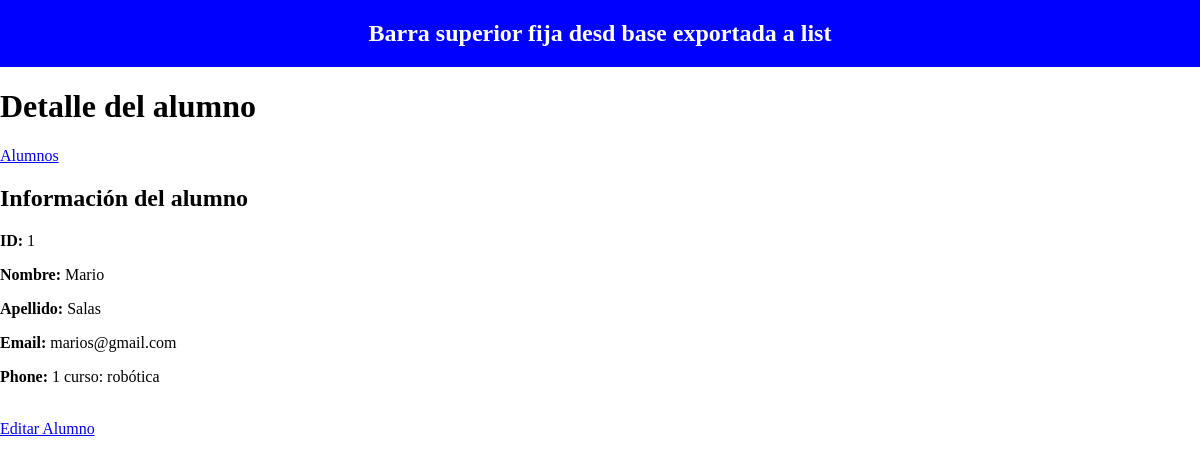
The app's page /myapp/alumnos/1/, older data.
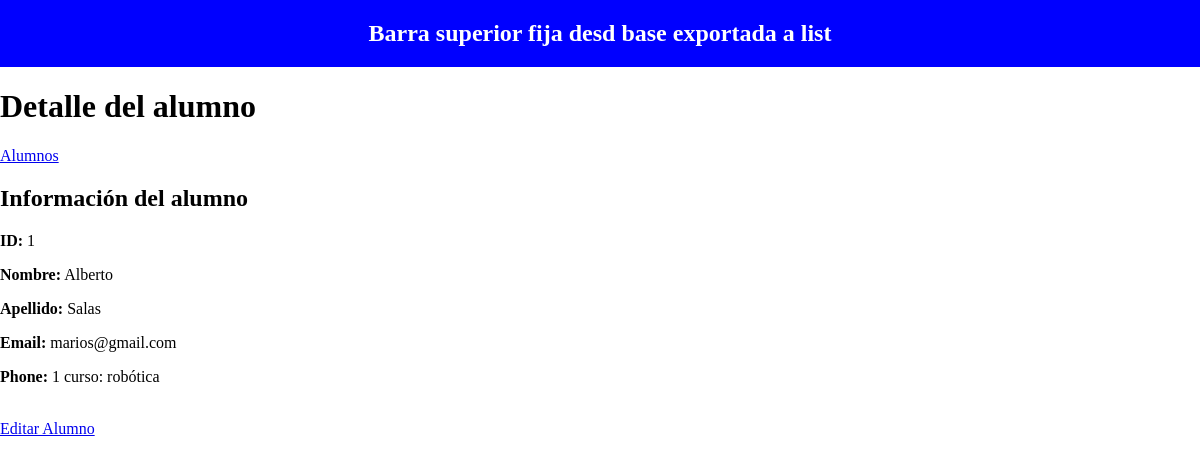
The same page, newer data.
### myApp/models.py (models this page shows, shortened)
class Alumno(models.Model):
    first_name = models.CharField(max_length=255)
    last_name = models.CharField(max_length=255)
    email = models.EmailField(unique=True)
    phone = models.CharField(max_length=20, unique=True)
    created_at = models.DateTimeField(auto_now_add=True)
    generacion=models.ForeignKey(
        Generacion, on_delete=models.PROTECT, related_name="alumnos"
    )

class Generacion(models.Model):
    numero = models.IntegerField()
    created_at = models.DateTimeField(auto_now_add=True)
    curso = models.ForeignKey(
        Curso, on_delete=PROTECT, related_name="generaciones"
    )
    def __str__(self):
        return f"{self.numero} curso: {self.curso.name}"

class Curso(models.Model):
    name = models.CharField(max_length=125, unique=True)

### myApp/views.py (the view)
# urls.py: path("alumnos/<int:pk>/", AlumnosDetail.as_view(), name="alumnos_detail"),
class AlumnosDetail (DetailView):
    model = Alumno
    template_name = "myApp/get_alumnos.html"
    context_object_name = "alumno"

### templates/myApp/get_alumnos.html
{% extends "base.html" %}
{% load static %}
{% block title %}
    <header>
        <h1>Detalle del alumno</h1>
    </header>
{% endblock title %}
{% block content %}
<a href="/myapp/alumnos/">Alumnos</a>
<h2>Información del alumno</h2>
<div>
    <p><strong>ID:</strong> {{alumno.id}}</p>
    <p><strong>Nombre:</strong> {{alumno.first_name}}</p>
    <p><strong>Apellido:</strong> {{alumno.last_name}}</p>
    <p><strong>Email:</strong> {{alumno.email}}</p>
    <p><strong>Phone:</strong> {{alumno.generacion}}</p>
</div>
<br>
<a href="{% url 'myapp:alumnos_update' pk=alumno.id %}">Editar Alumno</a>
{% endblock content %}

Row changes from the older to the newer data that the page shows:
changed Alumno "Salas": first_name "Mario" → "Alberto"
